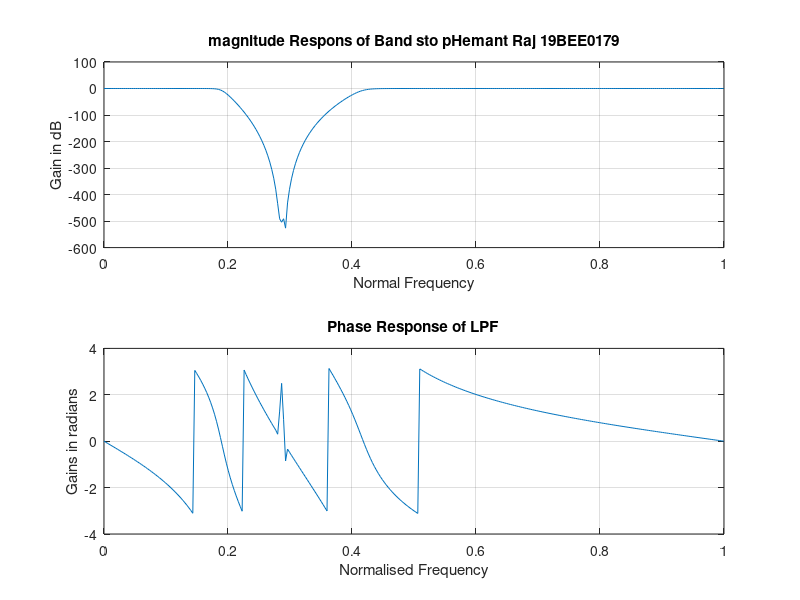

This chart was generated by the following MATLAB code:
clc;
clear all;
close all;
%Design of analog Butterworth filter
alphap=0.4;
alphas=30;
fp1=0.2;
fp2=0.4;
fs1=0.1;
fs2=0.5;
f=2000;
omegap=[0.2*pi,0.4*pi];
omegas=[0.1*pi,0.5*pi];

[N wn]=buttord(omegap/pi,omegas/pi,alphap,alphas);
[b a]=butter(N,wn,'stop');
w=0:0.01:pi;
[h w]=freqz(b,a,w,'whole');
m=abs(h);
an=angle(h);
subplot(2,1,1);
%Plotting magnitude response

plot(w/pi,20*log(m));
grid;
xlabel('Normal Frequency');
ylabel('Gain in dB');
title('magnitude Respons of Band sto pHemant Raj 19BEE0179');
subplot(2,1,2);

%Plotting phase Response
plot(w/pi,an);
grid;
xlabel('Normalised Frequency');
ylabel('Gains in radians');
title('Phase Response of LPF');